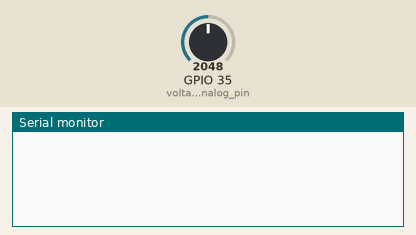
Recording of a sketch running on a simulated ESP32. Shown: the last lines printed to the serial monitor. The test bench sets the inputs (shaded band); at power-on: GPIO 35 (voltage_analog_pin) = 2048.

Above: at 1.2 s.
1.3 s: GPIO 35 (voltage_analog_pin) set to 2866
At 3.2 s:
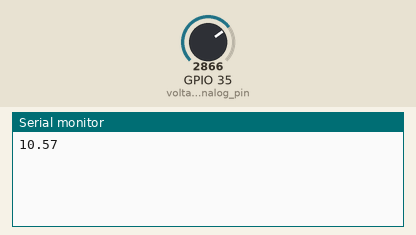
4.3 s: GPIO 35 (voltage_analog_pin) set to 3603
At 6.4 s:
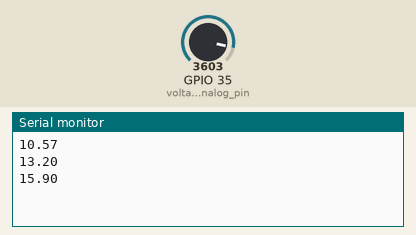
Timing chart, 0 to 7.9 s (numbered marks = the images above; inputs shaded):
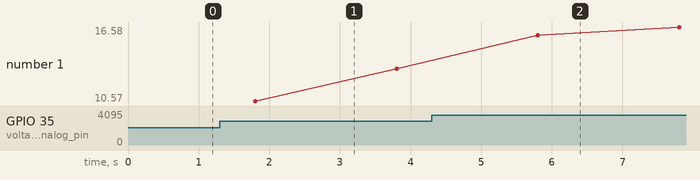

The sketch:

voltage_sensor_only.ino
```cpp
const int voltage_analog_pin= 35;
int voltage_adc = 0, voltage_value = 0, voltage_count = 0;
float voltage_avg = 0.0;
void setup()
{
  Serial.begin(9600);
}
void loop()
{
  voltage_adc = analogRead(voltage_analog_pin);
  // Serial.println(voltage_adc);
  float v=((voltage_adc * 0.004592) + 0.03519);
  if(v < 0.04)
  {
    v = 0.00;
  }
  voltage_avg += v;
  voltage_count++;
  if(voltage_count == 10)
  {
    voltage_avg /= 10;
    Serial.println(voltage_avg);
    voltage_count = 0;
    voltage_avg = 0.0;
  }
  delay(200);
}
```

Measured:
- after the input at 1.3 s, the serial monitor: prints a new line after 0.50 s (image 1)
- after the input at 4.3 s, the serial monitor: prints a new line after 1.5 s (image 2)
- plotted number 1: 13.2 → 16.58 after the input at 4.3 s
